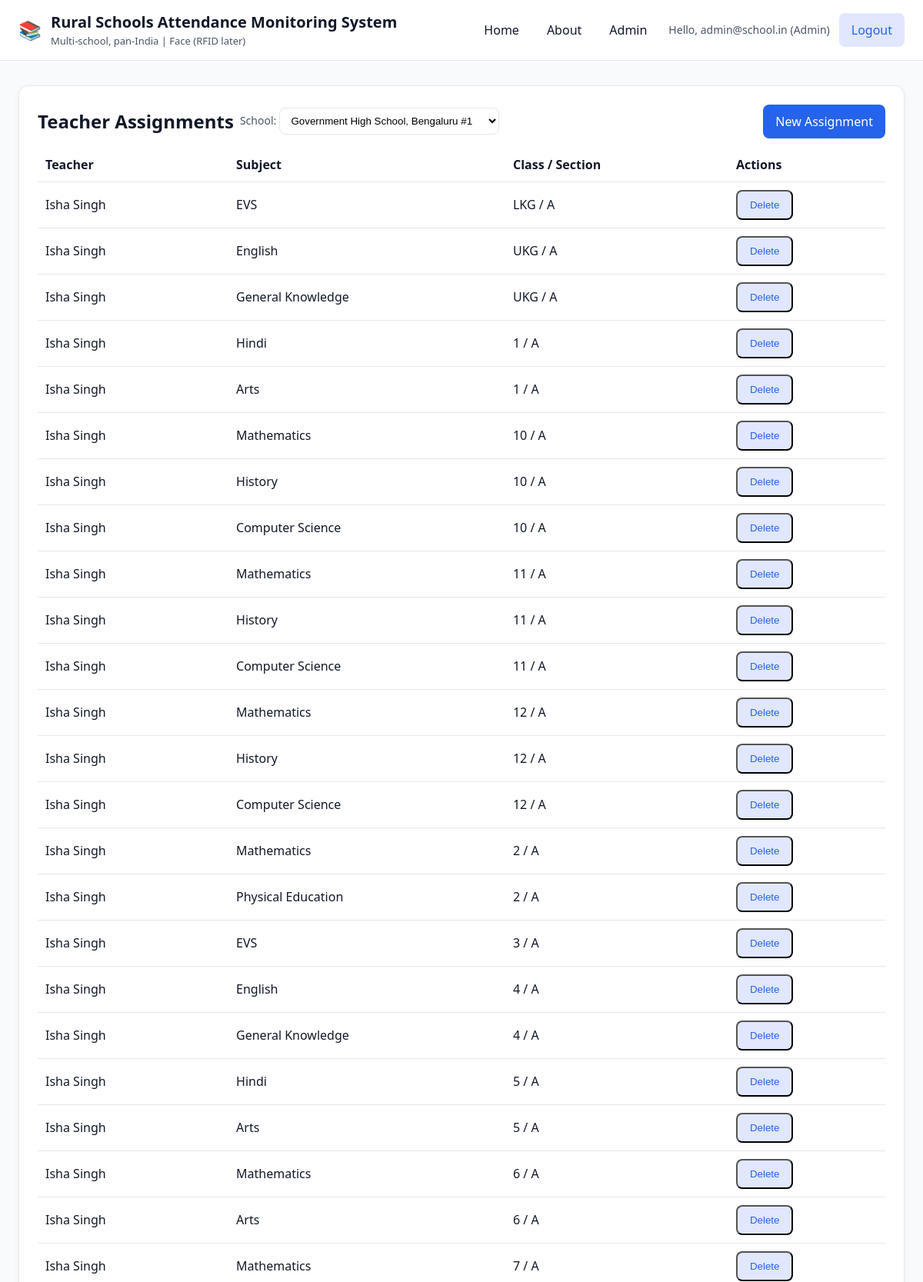
The page /admin/assignments?school_id=54 (signed in, upper part) on the database its author committed.
### tables this page shows
CREATE TABLE teacher_assignments (
  id INTEGER PRIMARY KEY AUTOINCREMENT,
  school_id INTEGER NOT NULL,
  teacher_id INTEGER NOT NULL,
  subject_id INTEGER NOT NULL,
  class_id INTEGER NOT NULL,
  section_id INTEGER NOT NULL,
  is_active INTEGER NOT NULL DEFAULT 1,
  created_at DATETIME DEFAULT (datetime('now')),
  UNIQUE(teacher_id, subject_id, class_id, section_id),
  FOREIGN KEY(school_id) REFERENCES schools(id),
  FOREIGN KEY(teacher_id) REFERENCES teachers(id),
  FOREIGN KEY(subject_id) REFERENCES subjects(id),
  FOREIGN KEY(class_id) REFERENCES classes(id),
  FOREIGN KEY(section_id) REFERENCES sections(id)
);

CREATE TABLE teachers (
  id INTEGER PRIMARY KEY AUTOINCREMENT,
  school_id INTEGER NOT NULL,
  name TEXT NOT NULL,
  email TEXT NOT NULL UNIQUE,
  phone TEXT,
  is_active INTEGER NOT NULL DEFAULT 1,
  created_at DATETIME DEFAULT (datetime('now')),
  FOREIGN KEY (school_id) REFERENCES schools(id)
);

CREATE TABLE subjects (
  id INTEGER PRIMARY KEY AUTOINCREMENT,
  school_id INTEGER NOT NULL,
  name TEXT NOT NULL,
  is_active INTEGER NOT NULL DEFAULT 1,
  created_at DATETIME DEFAULT (datetime('now')),
  UNIQUE(school_id, name),
  FOREIGN KEY (school_id) REFERENCES schools(id)
);

CREATE TABLE classes (
  id INTEGER PRIMARY KEY AUTOINCREMENT,
  school_id INTEGER NOT NULL,
  name TEXT NOT NULL,
  is_active INTEGER NOT NULL DEFAULT 1,
  created_at DATETIME DEFAULT (datetime('now')),
  UNIQUE(school_id, name),
  FOREIGN KEY (school_id) REFERENCES schools(id)
);

CREATE TABLE sections (
  id INTEGER PRIMARY KEY AUTOINCREMENT,
  class_id INTEGER NOT NULL,
  name TEXT NOT NULL,
  is_active INTEGER NOT NULL DEFAULT 1,
  created_at DATETIME DEFAULT (datetime('now')),
  UNIQUE(class_id, name),
  FOREIGN KEY (class_id) REFERENCES classes(id)
);

### app.py (the view)
@app.route("/admin/assignments")
@login_required
@role_required("Admin")
def admin_assignments_list():
    school_id = request.args.get("school_id", type=int)
    schools = list_schools()
    rows = list_assignments(school_id)
    return render_template("admin_assignments_list.html", assignments=rows, schools=schools, selected_school_id=school_id)

### app.py (called while the page is built)
def current_user():
    return session.get("user")

def login_required(f):
    @wraps(f)
    def wrapper(*args, **kwargs):
        if not current_user():
            flash("Please sign in to continue.", "info")
            return redirect(url_for("login"))
        return f(*args, **kwargs)
    return wrapper

def role_required(*roles):
    def decorator(f):
        @wraps(f)
        def wrapper(*args, **kwargs):
            user = current_user()
            if not user:
                flash("Please sign in to continue.", "info")
                return redirect(url_for("login"))
            if user["role"] not in roles:
                abort(403)
            return f(*args, **kwargs)
        return wrapper
    return decorator

@app.context_processor
def inject_globals():
    return dict(
        APP_NAME=APP_NAME,
        APP_VERSION=APP_VERSION,
        APP_DATE=APP_DATE,
        current_user=current_user(),
    )

### db.py (called while the page is built)
def get_conn():
    conn = sqlite3.connect(DB_PATH)
    conn.row_factory = sqlite3.Row
    return conn

def list_schools():
    with get_conn() as conn:
        cur = conn.execute("""
            SELECT id, name, address, state, district, is_active, created_at
            FROM schools
            WHERE is_active = 1
            ORDER BY name COLLATE NOCASE
        """)
        return cur.fetchall()

### templates/admin_assignments_list.html (shortened to what this page needs)
{% extends "base.html" %}
{% block content %}
<section class="card">
  <div style="display:flex;justify-content:space-between;align-items:center;gap:12px;flex-wrap:wrap">
    <div style="display:flex;gap:8px;align-items:center">
      <h2 style="margin:0">Teacher Assignments</h2>
      <form method="get" action="{{ url_for('admin_assignments_list') }}">
        <label for="school_id" style="font-size:14px;color:var(--muted)">School:</label>
        <select name="school_id" id="school_id" onchange="this.form.submit()"
                style="padding:8px 10px;border:1px solid var(--border);border-radius:8px;background:#fff">
          {% for s in schools %}
            <option value="{{ s.id }}" {% if selected_school_id==s.id %}selected{% endif %}>{{ s.name }}</option>
          {% endfor %}
        </select>
      </form>
    </div>
    <a class="btn btn-primary" href="{{ url_for('admin_assignments_new') }}">New Assignment</a>
  </div>
  {% if assignments %}
    <table style="width:100%;border-collapse:collapse;margin-top:12px">
      <thead>
        <tr style="text-align:left;border-bottom:1px solid var(--border)">
          <th style="padding:10px">Teacher</th>
          <th style="padding:10px">Subject</th>
          <th style="padding:10px">Class / Section</th>
          <th style="padding:10px">Actions</th>
        </tr>
      </thead>
      <tbody>
        {% for a in assignments %}
        <tr style="border-bottom:1px solid var(--border)">
          <td style="padding:10px">{{ a.teacher_name }}</td>
          <td style="padding:10px">{{ a.subject_name }}</td>
          <td style="padding:10px">{{ a.class_name }} / {{ a.section_name }}</td>
          <td style="padding:10px;white-space:nowrap">
            <form method="post" action="{{ url_for('admin_assignments_delete', assignment_id=a.id) }}"
                  style="display:inline" onsubmit="return confirm('Delete this assignment?');">
              <button class="btn btn-ghost" type="submit">Delete</button>
            </form>
          </td>
        </tr>
        {% endfor %}
      </tbody>
    </table>
  {% else %}
    <p style="margin-top:12px;color:var(--muted)">No assignments found.</p>
  {% endif %}
</section>
{% endblock %}

### templates/base.html (style rules this page uses)
:root { --bg:#f9fafb; --text:#111827; --muted:#4b5563; --brand:#2563eb; --brand-ghost:#e0e7ff; --card:#ffffff; --border:#e5e7eb; --header:#ffffff; --footer:#f3f4f6; }
* { box-sizing:border-box }
html,body { height:100% }
body { margin:0; background:var(--bg); color:var(--text); font-family:system-ui,-apple-system,Segoe UI,Roboto,Inter,Arial,sans-serif; line-height:1.5; }
.btn { display:inline-block; text-decoration:none; padding:10px 16px; border-radius:8px }
.btn-primary { background:var(--brand); color:#fff }
.btn-ghost { background:var(--brand-ghost); color:var(--brand) }
.card { background:var(--card); border:1px solid var(--border); border-radius:12px; padding:24px; box-shadow:0 4px 10px rgba(0,0,0,.05); }

### rows shown on the page
teacher_assignments: teacher_name "Isha Singh", subject_name "EVS", class_name "LKG", section_name "A"
teacher_assignments: teacher_name "Isha Singh", subject_name "English", class_name "UKG", section_name "A"
teacher_assignments: teacher_name "Isha Singh", subject_name "General Knowledge", class_name "UKG", section_name "A"
teacher_assignments: teacher_name "Isha Singh", subject_name "Hindi", class_name "1", section_name "A"
teacher_assignments: teacher_name "Isha Singh", subject_name "Arts", class_name "1", section_name "A"
teacher_assignments: teacher_name "Isha Singh", subject_name "Mathematics", class_name "10", section_name "A"
teacher_assignments: teacher_name "Isha Singh", subject_name "History", class_name "10", section_name "A"
teacher_assignments: teacher_name "Isha Singh", subject_name "Computer Science", class_name "10", section_name "A"
teacher_assignments: teacher_name "Isha Singh", subject_name "Mathematics", class_name "11", section_name "A"
teacher_assignments: teacher_name "Isha Singh", subject_name "History", class_name "11", section_name "A"
teacher_assignments: teacher_name "Isha Singh", subject_name "Computer Science", class_name "11", section_name "A"
teacher_assignments: teacher_name "Isha Singh", subject_name "Mathematics", class_name "12", section_name "A"
teacher_assignments: teacher_name "Isha Singh", subject_name "History", class_name "12", section_name "A"
teacher_assignments: teacher_name "Isha Singh", subject_name "Computer Science", class_name "12", section_name "A"
teacher_assignments: teacher_name "Isha Singh", subject_name "Mathematics", class_name "2", section_name "A"
teacher_assignments: teacher_name "Isha Singh", subject_name "Physical Education", class_name "2", section_name "A"
teacher_assignments: teacher_name "Isha Singh", subject_name "EVS", class_name "3", section_name "A"
teacher_assignments: teacher_name "Isha Singh", subject_name "English", class_name "4", section_name "A"
teacher_assignments: teacher_name "Isha Singh", subject_name "General Knowledge", class_name "4", section_name "A"
teacher_assignments: teacher_name "Isha Singh", subject_name "Hindi", class_name "5", section_name "A"
teacher_assignments: teacher_name "Isha Singh", subject_name "Arts", class_name "5", section_name "A"
teacher_assignments: teacher_name "Isha Singh", subject_name "Mathematics", class_name "6", section_name "A"
teacher_assignments: teacher_name "Isha Singh", subject_name "Arts", class_name "6", section_name "A"
teacher_assignments: teacher_name "Isha Singh", subject_name "Mathematics", class_name "7", section_name "A"

### other values the page prints
{{ current_user.login_id }} "admin@school.in"
{{ current_user.role }} "Admin"
form field school_id "Government High School, Bengaluru #1"
